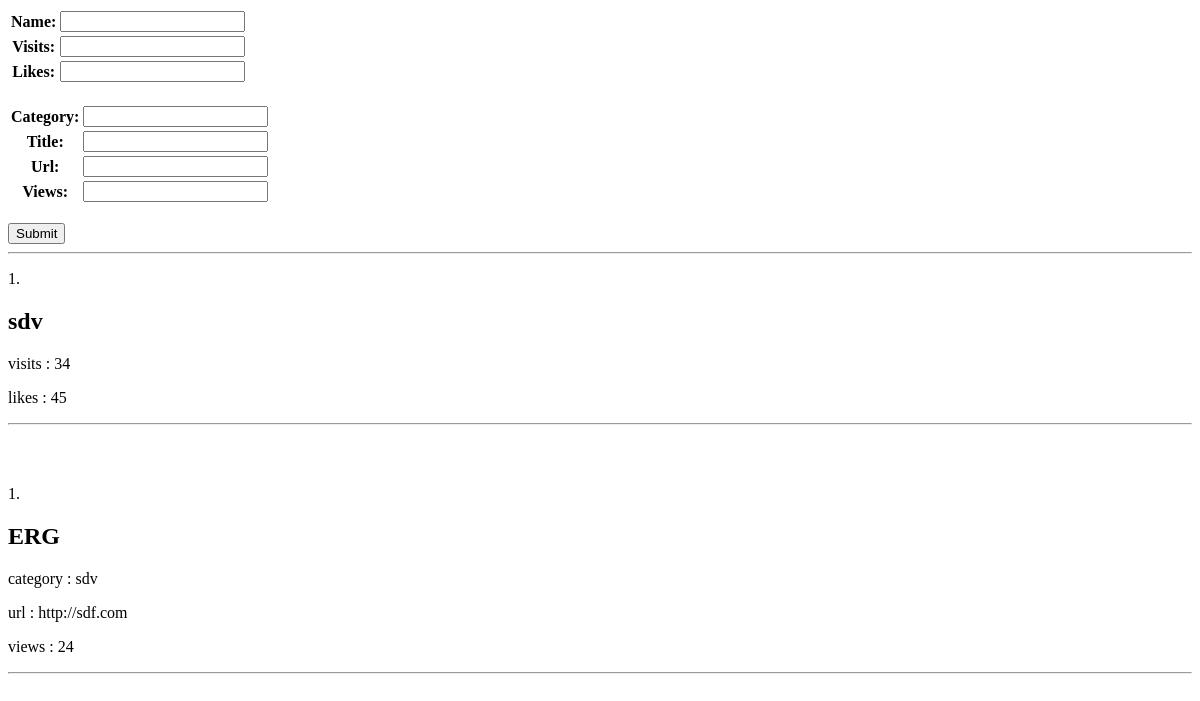
Before: / with the older database file.
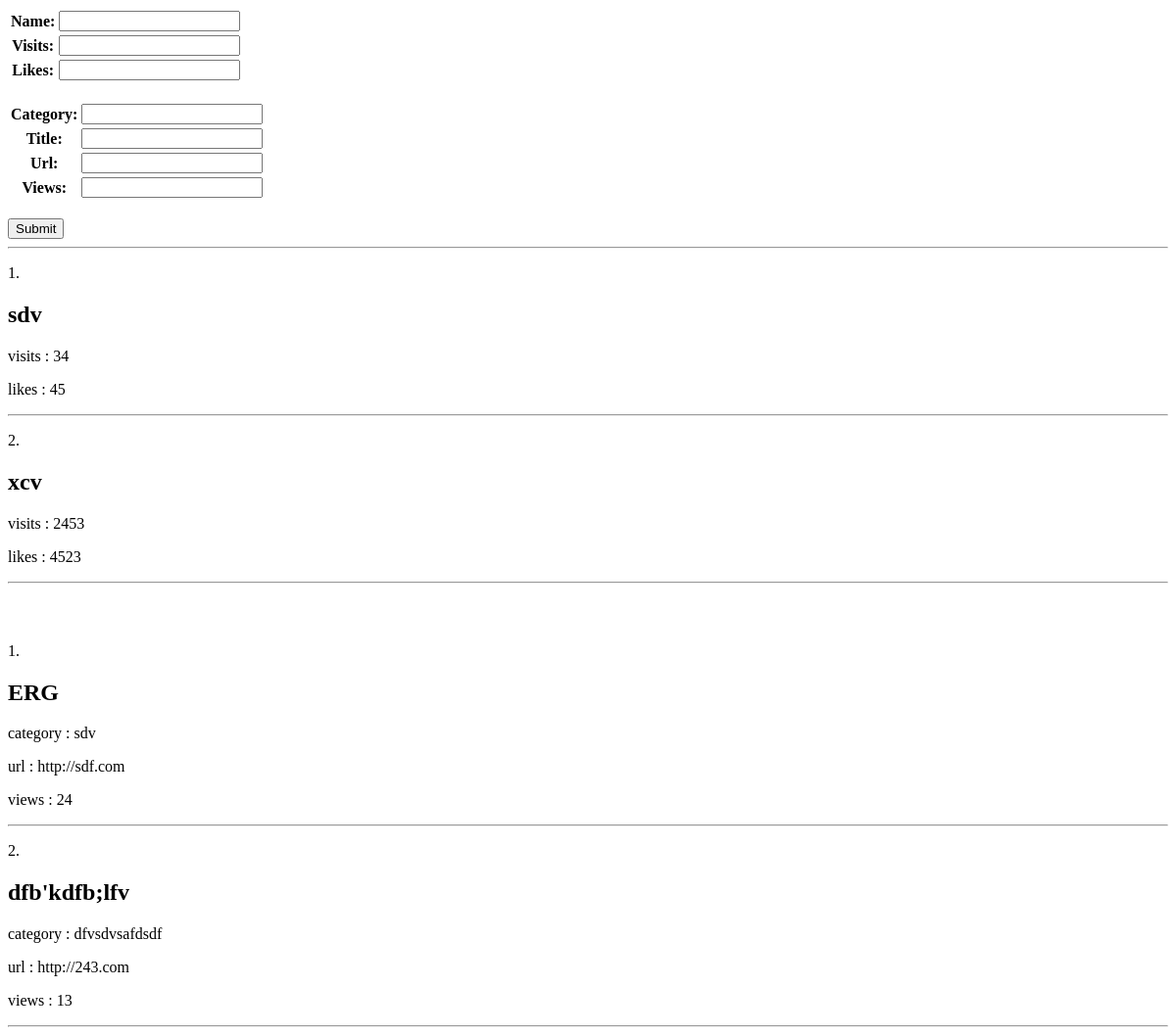
After: the same page with the newer database file.
### myapp/models.py (models this page shows)
class CategoryModel(models.Model):
    index = models.PositiveIntegerField()
    name = models.CharField(max_length=100)
    visits = models.PositiveIntegerField()
    likes = models.PositiveIntegerField()
    class Meta:
        ordering = ("index",)

class PageModel(models.Model):
    index = models.PositiveIntegerField()
    category = models.CharField(max_length=100)
    title = models.CharField(max_length=100)
    url = models.URLField()
    views = models.PositiveIntegerField()
    class Meta:
        ordering = ("index",)

### myapp/views.py (the view)
# urls.py: path('', views.index, name='index'),
def index(req):
    categories = CategoryModel.objects.all()
    pages = PageModel.objects.all()
    return render(req, 'index.html', {'categories': categories, 'pages': pages, 'cat_form': CategoryForm(), 'page_form': PageForm()})

### myapp/forms.py
class CategoryForm(forms.ModelForm):
    class Meta:
        model = models.CategoryModel
        exclude = ('index',)

class PageForm(forms.ModelForm):
    class Meta:
        model = models.PageModel
        exclude = ('index',)

### myapp/templates/index.html (shortened to what this page needs)
<!DOCTYPE html>
<html lang="en" xmlns="http://www.w3.org/1999/xhtml">
<head>
</head>
<body>
    <form action="createpage/" method=post>{% csrf_token %}
        <table>{{ cat_form }}</table><br>
        <table>{{ page_form }}</table><br>
        <input type=submit>
    </form>
    <hr>
    {% for category in categories %}
        <p>{{ category.index }}.</p>
        <h2>{{ category.name }}</h2>
        <p>visits : {{ category.visits }}</p>
        <p>likes : {{ category.likes }}</p>
        <hr>
    {% endfor %}
    <br><br>
    {% for page in pages %}
        <p>{{ page.index }}.</p>
        <h2>{{ page.title }}</h2>
        <p>category : {{ page.category }}</p>
        <p>url : {{ page.url }}</p>
        <p>views : {{ page.views }}</p>
        <hr>
    {% endfor %}
</body>
</html>

Changed rows visible on the page:
added CategoryModel: index "2", name "xcv", visits "2453", likes "4523"
added PageModel: index "2", title "dfb'kdfb;lfv", category "dfvsdvsafdsdf", url "http://243.com", views "13"
